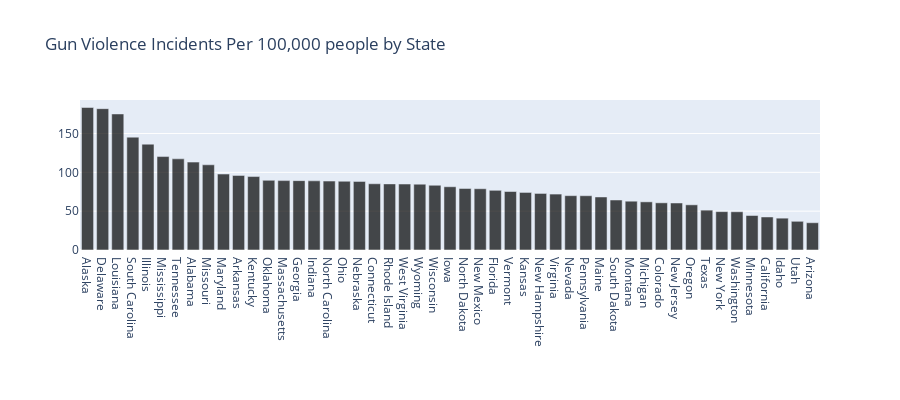

The cell this chart's notebook holds for it:
### Code cell
census_2013 = {'Mississippi': 2991207, 'Iowa': 3090416, 'Oklahoma': 3850568, 'Delaware': 925749, 'Minnesota': 5420380, 'Alaska': 735132, 'Illinois': 12882135, 'Arkansas': 2959373, 'New Mexico': 2085287, 'Indiana': 6570902, 'Maryland': 5928814, 'Louisiana': 4625470, 'Texas': 26448193, 'Wyoming': 582658, 'Arizona': 6626624, 'Wisconsin': 5742713, 'Michigan': 9895622, 'Kansas': 2893957, 'Utah': 2900872, 'Virginia': 8260405, 'Oregon': 3930065, 'Connecticut': 3596080, 'New York': 19651127, 'California': 38332521, 'Massachusetts': 6692824, 'West Virginia': 1854304, 'South Carolina': 4774839, 'New Hampshire': 1323459, 'Vermont': 626630, 'Georgia': 9992167, 'North Dakota': 723393, 'Pennsylvania': 12773801, 'Florida': 19552860, 'Hawaii': 1404054, 'Kentucky': 4395295, 'Rhode Island': 1051511, 'Nebraska': 1868516, 'Missouri': 6044171, 'Ohio': 11570808, 'Alabama': 4833722, 'South Dakota': 844877, 'Colorado': 5268367, 'Idaho': 1612136, 'New Jersey': 8899339, 'Washington': 6971406, 'North Carolina': 9848060, 'Tennessee': 6495978, 'Montana': 1015165, 'District of Columbia': 646449, 'Nevada': 2790136, 'Maine': 1328302}

statesdf['population'] = statesdf['state'].apply(lambda x : census_2013[x])
statesdf['incidents_per_k'] = statesdf.apply(lambda x : float(x['counts'])*100000 / x['population'], axis=1)

tempdf = statesdf.sort_values('incidents_per_k', ascending = False)[1:50]

trace1 = go.Bar(
    x=tempdf.state,
    y=tempdf.incidents_per_k,
    name='Location Types',
    orientation = 'v',
    marker=dict(color='black'),
    opacity=0.7
)

data = [trace1]

layout = go.Layout(
    height=400,
    margin=dict(b=150),
    barmode='group',
    legend=dict(dict(x=-.1, y=1.2)),
    title = 'Gun Violence Incidents Per 100,000 people by State',
)

fig = go.Figure(data=data, layout=layout)
iplot(fig, filename='grouped-bar')

### Figure 1 — Plotly figure (JSON) as saved in the notebook; plotly's stock layout.template omitted (floating-point values rounded to 4 significant figures)
{"data": [{"marker": {"color": "black"}, "name": "Location Types", "opacity": 0.7, "orientation": "v", "type": "bar", "x": ["Alaska", "Delaware", "Louisiana", "South Carolina", "Illinois", "Mississippi", "Tennessee", "Alabama", "Missouri", "Maryland", "Arkansas", "Kentucky", "Oklahoma", "Massachusetts", "Georgia", "Indiana", "North Carolina", "Ohio", "Nebraska", "Connecticut", "Rhode Island", "West Virginia", "Wyoming", "Wisconsin", "Iowa", "North Dakota", "New Mexico", "Florida", "Vermont", "Kansas", "New Hampshire", "Virginia", "Nevada", "Pennsylvania", "Maine", "South Dakota", "Montana", "Michigan", "Colorado", "New Jersey", "Oregon", "Texas", "New York", "Washington", "Minnesota", "California", "Idaho", "Utah", "Arizona"], "y": [183.5, 182.0, 175.2, 145.3, 136.3, 120.3, 117.4, 113.2, 109.7, 97.79, 96.03, 94.58, 89.73, 89.36, 89.32, 89.06, 88.74, 88.53, 88.36, 85.29, 85.12, 84.94, 84.78, 83.36, 81.45, 79.21, 78.89, 76.86, 75.32, 74.12, 72.84, 72.02, 69.96, 69.9, 68.28, 64.39, 62.85, 62.01, 60.76, 60.53, 58.17, 51.33, 49.42, 49.26, 44.42, 42.54, 41.0, 36.95, 35.13]}], "layout": {"barmode": "group", "height": 400, "legend": {"x": -0.1, "y": 1.2}, "margin": {"b": 150}, "title": {"text": "Gun Violence Incidents Per 100,000 people by State"}}}
